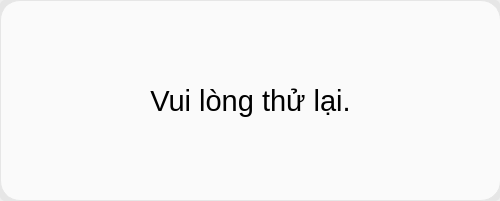
<?xml version="1.0" encoding="UTF-8"?>
<ui version="4.0">
 <class>Form_err_dh</class>
 <widget class="QWidget" name="Form_err_dh">
  <property name="geometry">
   <rect>
    <x>0</x>
    <y>0</y>
    <width>500</width>
    <height>201</height>
   </rect>
  </property>
  <property name="windowTitle">
   <string>Form</string>
  </property>
  <property name="styleSheet">
   <string notr="true"/>
  </property>
  <widget class="QFrame" name="frame">
   <property name="geometry">
    <rect>
     <x>0</x>
     <y>0</y>
     <width>500</width>
     <height>201</height>
    </rect>
   </property>
   <property name="minimumSize">
    <size>
     <width>500</width>
     <height>200</height>
    </size>
   </property>
   <property name="maximumSize">
    <size>
     <width>750</width>
     <height>550</height>
    </size>
   </property>
   <property name="styleSheet">
    <string notr="true">background-color: rgb(230, 230, 230);
border-radius: 5px;
box-shadow: 5px 5px 10px rgba(0, 0, 0, 0.5);</string>
   </property>
   <property name="frameShape">
    <enum>QFrame::WinPanel</enum>
   </property>
   <property name="frameShadow">
    <enum>QFrame::Raised</enum>
   </property>
   <widget class="QPushButton" name="Button_xacnhan_capnhat">
    <property name="geometry">
     <rect>
      <x>0</x>
      <y>0</y>
      <width>501</width>
      <height>201</height>
     </rect>
    </property>
    <property name="font">
     <font>
      <family>MS Shell Dlg 2</family>
      <pointsize>22</pointsize>
      <weight>9</weight>
      <italic>false</italic>
      <bold>false</bold>
     </font>
    </property>
    <property name="styleSheet">
     <string notr="true">QPushButton#Button_xacnhan_capnhat
{
    border-radius: 20px;
	font: 75 22pt &quot;MS Shell Dlg 2&quot;;
	border: 1px solid rgb(230, 230, 230);
	background-color: rgb(250, 250, 250);
/*border: 3px solid rgb(0, 0, 255);*/

}




</string>
    </property>
    <property name="text">
     <string>Vui lòng thử lại.</string>
    </property>
    <property name="icon">
     <iconset>
      <normaloff>icon/corrupted-file.png</normaloff>icon/corrupted-file.png</iconset>
    </property>
    <property name="iconSize">
     <size>
      <width>80</width>
      <height>80</height>
     </size>
    </property>
   </widget>
  </widget>
 </widget>
 <resources>
  <include location="resource.qrc"/>
 </resources>
 <connections/>
</ui>
